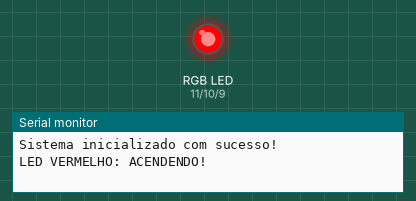
This sketch was run on a simulated Arduino Uno, built with avr-gcc and run on an emulated ATmega328P. On the bench: an RGB LED mixed from three pins (HIGH = lit), the last lines printed to the serial monitor.

Above: at 13.8 s.
At 39.4 s:
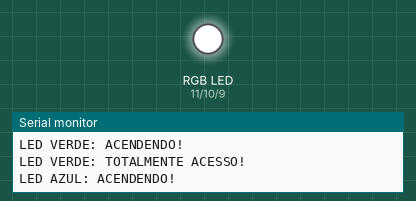
Timing chart, 0 to 40.0 s (numbered marks = the images above):
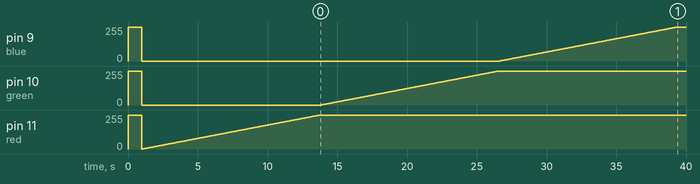

The sketch:

TresLeds.ino
```cpp
/*

Projeto Três Leds

objetivo: Acender 3 leds gradualmente um por vez

material:
- 3 Leds (vermelho, verde e azul, por exemplo)
- 1 arduino Uno
- 1 protoboard
- 3 resistores de 330 ohms ou superior

nome dos leds no circuito
led vermelho = red
led verde = green
led azul = blue

*/

#define red 11 // LED VERMELHO
#define green 10 // LED VERDE
#define blue 9 // LED AZUL

const int minBrilho = 0;
int const maxBrilho = 255;
int brilho;

void setup() {
  // put your setup code here, to run once:
  Serial.begin(9600);
  pinMode(red, OUTPUT);
  pinMode(green, OUTPUT);
  pinMode(blue, OUTPUT);

  acenderTodas();
  delay(1000);
  apagarTodas();
  Serial.println("Sistema inicializado com sucesso!");
}

void loop() {
  led_red();
  led_green();
  led_blue();
  Serial.println("Sistema totalmente aceso");
  delay(3000);
  apagarTodas();
  Serial.println("Sistema totalmente apagado");
  delay(2000);

}

void acenderTodas(){
  digitalWrite(red, HIGH);
  digitalWrite(green, HIGH);
  digitalWrite(blue, HIGH);
}

void apagarTodas(){
  digitalWrite(red, LOW);
  digitalWrite(green, LOW);
  digitalWrite(blue, LOW);
}

void led_red(){
  Serial.println("LED VERMELHO: ACENDENDO! ");
  for(int brilho=0; brilho <= maxBrilho; brilho++){
    analogWrite(red, brilho);
    delay(50);
  }
  Serial.println("LED VERMELHO: TOTALMENTE ACESSO!");
}

void led_green(){
  Serial.println("LED VERDE: ACENDENDO! ");
  for(int brilho=0; brilho <= maxBrilho; brilho++){
    analogWrite(green, brilho);
    delay(50);
  }
  Serial.println("LED VERDE: TOTALMENTE ACESSO!");
}

void led_blue(){
  Serial.println("LED AZUL: ACENDENDO! ");
  for(int brilho=0; brilho <= maxBrilho; brilho++){
    analogWrite(blue, brilho);
    delay(50);
  }
  Serial.println("LED AZUL: TOTALMENTE ACESSO!");
}
```
